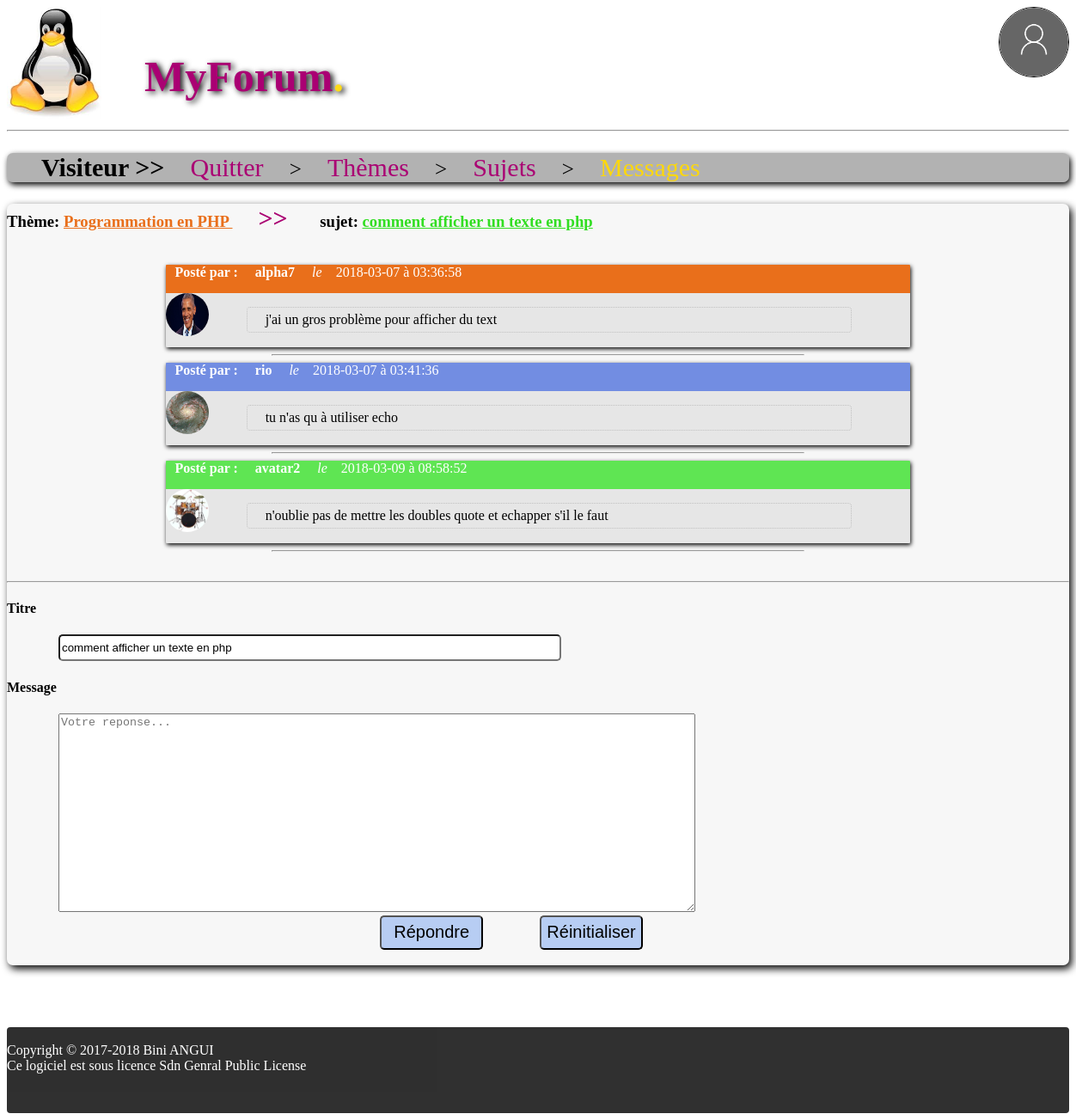
Screenshot of /myforumsecu/messages.php?id_subject=70&subject=comment afficher un texte en php&theme=Programmation en PHP&id_theme=1 with the database file from the repository.
### tables this page shows
CREATE TABLE IF NOT EXISTS `users` (
  `id_user` varchar(15) NOT NULL,
  `passwd` varchar(15) DEFAULT NULL,
  `name` varchar(50) NOT NULL,
  `firstname` varchar(50) NOT NULL,
  `email` varchar(255) NOT NULL,
  PRIMARY KEY (`id_user`)
);

### myforumsecu/messages.php (the view, shortened to what this page needs)
<!DOCTYPE html>
<!DOCTYPE html>
<html>
<head>
	<link rel="stylesheet" type="text/css" href="default.css">
	<link rel="stylesheet" type="text/css" href="messages.css">
</head>
<body>
		<div class="header">
			<img class="icon" src="imgs/linux.png" title="icon MyForum">
			<?php
			$photo = nom_photo($_SESSION['pseudo']);
			if ($photo && $_SESSION['pseudo'] != "Visiteur") {
				echo '<a href="chargerphoto.php"><img  class="photoprofil" src="imgs/' . $photo . '" title="profil de ' . $_SESSION['pseudo'] . '"></a>';
			}
			elseif (!$photo) {
				echo '<a href="chargerphoto.php"><img  class="photoprofil" src="imgs/Visiteur.png" title="profil de ' . $_SESSION['pseudo'] . '"></a>';
			}
			else {
				echo '<img  class="photoprofil" src="imgs/Visiteur.png" title="photo de profil">';
			}
			?>
			<?php
			function nom_photo($pseudo)
			{
				if ($dossier = opendir("imgs/")) {
					while (false !== ($fichier = readdir($dossier))) {
						$nom_fichier = explode(".", $fichier);
						if ($nom_fichier[0] == $pseudo) {
							return $fichier;
						}
					}
					return 0;
				} else {
					return 0;
				}
			}
			?>
			<br />
			<h1 class="site"><a href="index.php">MyForum<span class="point">.</span></a></h1>
			<hr>
		</div>
			<div class="menu">
				<ul>
					<?php echo '<span class="pseudo">' . $_SESSION['pseudo'] . ' >></span> </a></li>';	?>
					<li class="li"><a href="login.php">Quitter</a></li> >
					<li class="li"><a href="index.php">Thèmes</a></li> >
					<li class="li"><a href="javascript:history.go(-1)">Sujets</a></li> >
					<li class="li"><a href="#"><span class="focus">Messages</span></a></li>
				</ul>
			</div>
				<div class="main">
					<h3>Thème: <u style="color: #e96f1b;"> <?php echo $_GET['theme']; ?> </u> <b style="color: #aa0072;font-size: 30px;"> &emsp;>>&emsp; </b> sujet: <u style="color: #32de22;"><?php echo $_GET['subject']; ?></u> </h3>
					<br />
					<?php
					try {
						$id_con = connexPDO("myforum");
						$id_con->setAttribute(PDO::ATTR_ERRMODE, PDO::ERRMODE_EXCEPTION);
						$req =$id_con->prepare('SELECT id_subject, title, text, id_user, date, time FROM messages WHERE id_subject= :id_subject');
						$req -> execute(array('id_subject' => $_GET['id_subject']));
						$i = 0;
						$pre = "2";
						while ($resultat = $req->fetch()) {
							$i++;
							$req1 = $id_con->prepare('SELECT id_user FROM users WHERE users.id_user= :id ');
							$req1 -> execute(array('id' => $resultat['id_user']));
							$resultat1 = $req1->fetch();
							echo '<div class="lo">
						<div class="entete' . $i . '' . $pre . '"><b>Posté par : &emsp;' . $resultat1['id_user'] . '</b>   <i>&emsp;le&emsp;</i>' . $resultat['date'] . ' à ' . $resultat['time'] . '</div>';
							$photo = nom_photo($resultat['id_user']);
							if ($photo) {
								echo '<img  class="photoprof" src="imgs/' . $photo . '" title="profil de ' . $resultat['id_user'] . '">';
							} else {
								echo '<img  class="photoprof" src="imgs/Visiteur.png" title="photo de profil">';
							}
							echo '<p>
							&emsp;' . htmlspecialchars($resultat['text'], ENT_QUOTES) . '
						</p>
					</div><hr width=50%">';
							$pre = "";
							if ($i == 2) {
								$i = 0;
							}
						}
					} catch (Exception $e) {
						$e->getMessage();
					}
					?>
					<br />
					<hr>
					<form method="post" action="envoieMessage.php">
						<label for=titre>
							<h4>Titre</h4>
						</label>
						<input type="text" name="titre" id="titre" placeholder="ajouter un titre" size="70" readonly value="<?php echo $_GET['subject']; ?>">
						<br />
						<label for="message">
							<h4>Message</h4>
						</label>
						<textarea id="message" name="message" placeholder="Votre reponse..." cols="90" rows="15" value="reponse"></textarea>
						<br />
						<div align="center"><input type="submit" name="repondre" id="repondre" value="Répondre">
							<input type="reset" name="Annuler" id="annuler" value="Réinitialiser">
						</div>
					</form>
					<br />
				</div>
					<br /><br /><br /><br />
					<div class="footer">
						<br />
						Copyright &copy; 2017-2018 Bini ANGUI<br />
						Ce logiciel est sous licence Sdn Genral Public License
					</div>
</body>
</html>

### myforumsecu/default.css (style rules this page uses)
.icon { float: left; height: 130px; width: 110px; }
.site { position: relative; color: #aa0073; font-size: 50px; left: 50px; text-shadow: 3px 2px 7px black; }
.point { color: #fdda19; }
.main { border-radius: 7px/7px; box-shadow: 3px 4px 10px black; background: #f7f7f7; }
.li { font-size: 30px; display: inline; padding: 2%; }
a { color: #aa0073; text-decoration: none; }
.footer { background-color: rgba(0, 0, 0, 0.9); opacity: 0.9; color: white; height: 100px; border-radius: 4px/4px; bottom: 0px; }
.menu { background-color: rgba(0, 0, 0, 0.3); background:hsl(); font-size: 25px; border-radius: 7px/7px; box-shadow: 2px 3px 7px black; }
.focus { color: #fdd80b; }
input { border-radius: 5px/5px; height: 25px; }
.pseudo { font-weight: bold; font-size: 30px; }
.photoprofil { float: right; width: 80px; height: 80px; border-radius: 800px/800px; border: 1px solid black; }

### myforumsecu/messages.css (style rules this page uses)
p { position: relative; left: 5%; padding: 5px; max-width: 80%; border: 1px dotted #c1c1c1; border-radius: 4px/4px; overflow: auto; }
.entete1 { padding-left: 10px; background: #5fe553; color: white; padding-bottom: 15px; }
.entete2 { padding-left: 10px; background: rgba(66, 105, 225, 0.7); color: white; padding-bottom: 15px; }
.entete12 { padding-left: 10px; background: #e96f1b; color: white; padding-bottom: 15px; }
.lo { background: #e6e6e6; position: relative; width: 70%; left: 15%; overflow: auto; border-radius: 1px/1px; padding-bottom: 15px; padding-bottom: 1px; box-shadow: 1px 2px 5px black; }
#repondre, #annuler { height: 40px; width: 120px; font-size: 20px; margin-right: 5%; border-radius: 5px/5px; background-color: #b7cdf3; }
#message, #titre { position: relative; left: 60px; }
.photoprof { position: relative; float: left; height: 50px; width: 50px; border-radius: 800px/800px; }

### rows the page displays
users: id_user "alpha7"
users: id_user "rio"
users: id_user "avatar2"

### other values shown
$_SESSION['pseudo'] "Visiteur"
$_GET['theme'] "Programmation en PHP"
$_GET['subject'] "comment afficher un texte en php"
$resultat['date'] "2018-03-07"
$resultat['time'] "03:36:58"
$resultat['text'] "j'ai un gros problème pour afficher du text"
$resultat['time'] "03:41:36"
$resultat['text'] "tu n'as qu à utiliser echo"
$resultat['date'] "2018-03-09"
$resultat['time'] "08:58:52"
$resultat['text'] "n'oublie pas de mettre les doubles quote et echapper s'il le faut"
